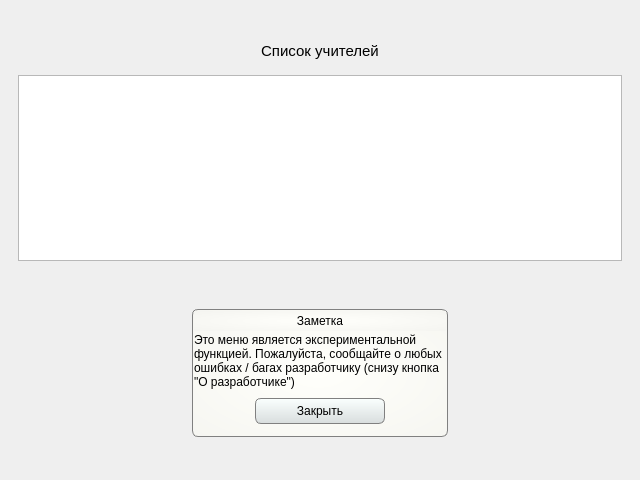
<?xml version="1.0" encoding="UTF-8"?>
<ui version="4.0">
 <class>teacherview</class>
 <widget class="QWidget" name="teacherview">
  <property name="geometry">
   <rect>
    <x>0</x>
    <y>0</y>
    <width>640</width>
    <height>480</height>
   </rect>
  </property>
  <property name="minimumSize">
   <size>
    <width>640</width>
    <height>480</height>
   </size>
  </property>
  <property name="maximumSize">
   <size>
    <width>640</width>
    <height>480</height>
   </size>
  </property>
  <property name="windowTitle">
   <string>Form</string>
  </property>
  <layout class="QVBoxLayout" name="verticalLayout">
   <property name="spacing">
    <number>0</number>
   </property>
   <property name="leftMargin">
    <number>0</number>
   </property>
   <property name="topMargin">
    <number>0</number>
   </property>
   <property name="rightMargin">
    <number>0</number>
   </property>
   <property name="bottomMargin">
    <number>0</number>
   </property>
   <item>
    <widget class="QWidget" name="mainw" native="true">
     <property name="minimumSize">
      <size>
       <width>640</width>
       <height>480</height>
      </size>
     </property>
     <property name="maximumSize">
      <size>
       <width>640</width>
       <height>480</height>
      </size>
     </property>
     <layout class="QVBoxLayout" name="verticalLayout_2">
      <item>
       <spacer name="verticalSpacer_2">
        <property name="orientation">
         <enum>Qt::Vertical</enum>
        </property>
        <property name="sizeHint" stdset="0">
         <size>
          <width>20</width>
          <height>40</height>
         </size>
        </property>
       </spacer>
      </item>
      <item>
       <widget class="QLabel" name="label">
        <property name="font">
         <font>
          <pointsize>11</pointsize>
          <bold>false</bold>
         </font>
        </property>
        <property name="text">
         <string>Список учителей</string>
        </property>
        <property name="alignment">
         <set>Qt::AlignCenter</set>
        </property>
       </widget>
      </item>
      <item>
       <widget class="QWidget" name="widget" native="true">
        <layout class="QHBoxLayout" name="horizontalLayout">
         <item>
          <widget class="QTableWidget" name="teachersS">
           <property name="minimumSize">
            <size>
             <width>0</width>
             <height>0</height>
            </size>
           </property>
           <property name="maximumSize">
            <size>
             <width>16777215</width>
             <height>16777215</height>
            </size>
           </property>
          </widget>
         </item>
        </layout>
       </widget>
      </item>
      <item>
       <spacer name="verticalSpacer_3">
        <property name="orientation">
         <enum>Qt::Vertical</enum>
        </property>
        <property name="sizeHint" stdset="0">
         <size>
          <width>20</width>
          <height>40</height>
         </size>
        </property>
       </spacer>
      </item>
      <item>
       <widget class="QWidget" name="note_up_container" native="true">
        <property name="minimumSize">
         <size>
          <width>0</width>
          <height>0</height>
         </size>
        </property>
        <layout class="QHBoxLayout" name="horizontalLayout_2">
         <property name="spacing">
          <number>0</number>
         </property>
         <property name="leftMargin">
          <number>0</number>
         </property>
         <property name="topMargin">
          <number>0</number>
         </property>
         <property name="rightMargin">
          <number>0</number>
         </property>
         <property name="bottomMargin">
          <number>0</number>
         </property>
         <item>
          <widget class="QWidget" name="note_container" native="true">
           <property name="minimumSize">
            <size>
             <width>64</width>
             <height>128</height>
            </size>
           </property>
           <property name="maximumSize">
            <size>
             <width>256</width>
             <height>16777215</height>
            </size>
           </property>
           <property name="styleSheet">
            <string notr="true">#note_container {
		border: 1px solid gray;
		border-radius: 6px;
		background-color: qradialgradient(spread:pad, cx:0.5, cy:0.5, radius:1.01, fx:0.494, fy:0.5, stop:0 rgba(255, 255, 251, 255), stop:0.99435 rgba(242, 242, 237, 255));
		
}</string>
           </property>
           <layout class="QVBoxLayout" name="verticalLayout_3">
            <property name="spacing">
             <number>2</number>
            </property>
            <property name="leftMargin">
             <number>2</number>
            </property>
            <property name="topMargin">
             <number>2</number>
            </property>
            <property name="rightMargin">
             <number>2</number>
            </property>
            <property name="bottomMargin">
             <number>2</number>
            </property>
            <item>
             <widget class="QLabel" name="note_title">
              <property name="maximumSize">
               <size>
                <width>16777215</width>
                <height>20</height>
               </size>
              </property>
              <property name="styleSheet">
               <string notr="true">background-color: qradialgradient(spread:pad, cx:0.5, cy:0.5, radius:1.01, fx:0.494, fy:0.5, stop:0 rgba(255, 255, 251, 255), stop:0.99435 rgba(240, 240, 236, 255));</string>
              </property>
              <property name="text">
               <string>Заметка</string>
              </property>
              <property name="alignment">
               <set>Qt::AlignCenter</set>
              </property>
             </widget>
            </item>
            <item>
             <widget class="QLabel" name="note_contents">
              <property name="text">
               <string>&lt;html&gt;&lt;head/&gt;&lt;body&gt;&lt;p&gt;Это меню является экспериментальной функцией. Пожалуйста, сообщайте о любых ошибках / багах разработчику (снизу кнопка &amp;quot;О разработчике&amp;quot;)&lt;/p&gt;&lt;/body&gt;&lt;/html&gt;</string>
              </property>
              <property name="alignment">
               <set>Qt::AlignLeading|Qt::AlignLeft|Qt::AlignTop</set>
              </property>
              <property name="wordWrap">
               <bool>true</bool>
              </property>
              <property name="margin">
               <number>6</number>
              </property>
             </widget>
            </item>
            <item>
             <widget class="QWidget" name="widget_2" native="true">
              <layout class="QHBoxLayout" name="horizontalLayout_3">
               <property name="spacing">
                <number>0</number>
               </property>
               <property name="leftMargin">
                <number>0</number>
               </property>
               <property name="topMargin">
                <number>0</number>
               </property>
               <property name="rightMargin">
                <number>0</number>
               </property>
               <property name="bottomMargin">
                <number>4</number>
               </property>
               <item>
                <widget class="QPushButton" name="hide_note_btn">
                 <property name="minimumSize">
                  <size>
                   <width>130</width>
                   <height>26</height>
                  </size>
                 </property>
                 <property name="maximumSize">
                  <size>
                   <width>130</width>
                   <height>26</height>
                  </size>
                 </property>
                 <property name="styleSheet">
                  <string notr="true">QPushButton {
		background-color: qlineargradient(spread:pad, x1:0, y1:0.994318, x2:0, y2:0, stop:0 rgba(217, 222, 222, 255), stop:1 rgba(250, 255, 254, 255));
		border-radius: 6px;
		border: 1px solid gray;
		max-width: 128px;
		max-height: 24px;
		min-width: 128px;
		min-height: 24px;
		
	font: 9pt &quot;Segoe UI&quot;;
}</string>
                 </property>
                 <property name="text">
                  <string>Закрыть</string>
                 </property>
                </widget>
               </item>
              </layout>
             </widget>
            </item>
           </layout>
          </widget>
         </item>
        </layout>
       </widget>
      </item>
      <item>
       <spacer name="verticalSpacer">
        <property name="orientation">
         <enum>Qt::Vertical</enum>
        </property>
        <property name="sizeHint" stdset="0">
         <size>
          <width>20</width>
          <height>40</height>
         </size>
        </property>
       </spacer>
      </item>
     </layout>
    </widget>
   </item>
  </layout>
 </widget>
 <resources/>
 <connections/>
</ui>
